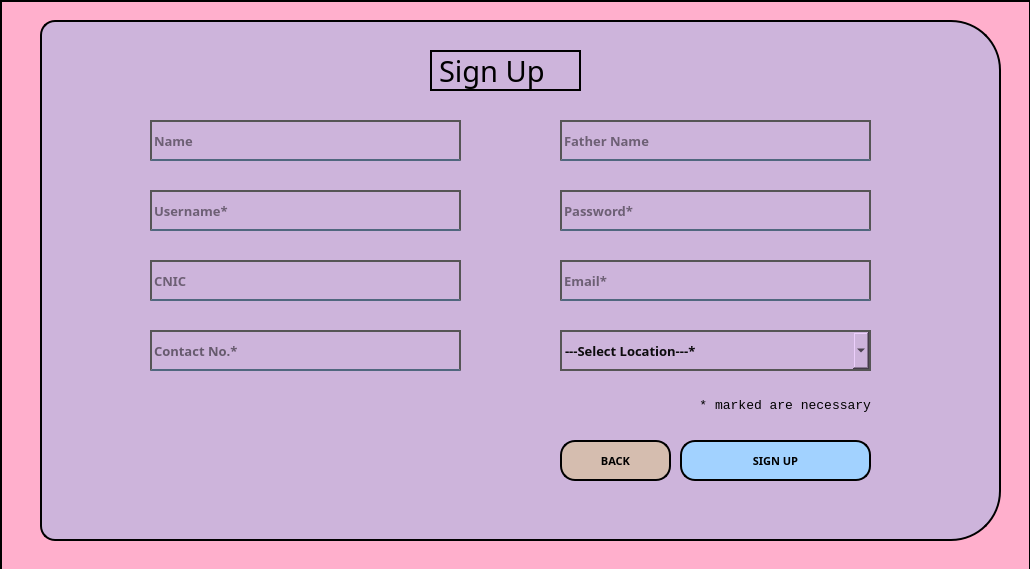
<?xml version="1.0" encoding="UTF-8"?>
<ui version="4.0">
 <class>MainWindow</class>
 <widget class="QMainWindow" name="MainWindow">
  <property name="geometry">
   <rect>
    <x>0</x>
    <y>0</y>
    <width>1030</width>
    <height>569</height>
   </rect>
  </property>
  <property name="windowTitle">
   <string>MainWindow</string>
  </property>
  <widget class="QWidget" name="centralwidget">
   <widget class="QWidget" name="widget" native="true">
    <property name="geometry">
     <rect>
      <x>0</x>
      <y>0</y>
      <width>1031</width>
      <height>571</height>
     </rect>
    </property>
    <property name="styleSheet">
     <string notr="true">background-color: #ffafcc;
border-color: rgb(0, 0, 0);
border: 2px solid black;</string>
    </property>
    <widget class="QLabel" name="label_2">
     <property name="geometry">
      <rect>
       <x>40</x>
       <y>20</y>
       <width>961</width>
       <height>521</height>
      </rect>
     </property>
     <property name="styleSheet">
      <string notr="true">border-top-right-radius:50px;
border-bottom-right-radius:50px;
border-top-left-radius:15px;
border-bottom-left-radius:15px;
background-color: #cdb4db;
 

   

</string>
     </property>
     <property name="text">
      <string/>
     </property>
    </widget>
    <widget class="QLabel" name="label_3">
     <property name="geometry">
      <rect>
       <x>430</x>
       <y>50</y>
       <width>151</width>
       <height>41</height>
      </rect>
     </property>
     <property name="font">
      <font>
       <family>Bauhaus 93</family>
       <pointsize>22</pointsize>
       <weight>50</weight>
       <bold>false</bold>
       <kerning>true</kerning>
      </font>
     </property>
     <property name="styleSheet">
      <string notr="true">background-color: #cdb4db;</string>
     </property>
     <property name="text">
      <string>Sign Up</string>
     </property>
    </widget>
    <widget class="QLineEdit" name="txtContact">
     <property name="geometry">
      <rect>
       <x>150</x>
       <y>330</y>
       <width>311</width>
       <height>41</height>
      </rect>
     </property>
     <property name="font">
      <font>
       <family>Century Gothic</family>
       <pointsize>10</pointsize>
       <weight>75</weight>
       <bold>true</bold>
      </font>
     </property>
     <property name="autoFillBackground">
      <bool>false</bool>
     </property>
     <property name="styleSheet">
      <string notr="true">background-color:rgba(0,0,0,0);
border: 2px solid #555555;
border-bottom:2px solid rgba(46,82,101,200);
color:r#555555;
padding-bottom:0px;	</string>
     </property>
     <property name="alignment">
      <set>Qt::AlignLeading|Qt::AlignLeft|Qt::AlignVCenter</set>
     </property>
     <property name="placeholderText">
      <string>Contact No.*</string>
     </property>
    </widget>
    <widget class="QLineEdit" name="txtPassword">
     <property name="geometry">
      <rect>
       <x>560</x>
       <y>190</y>
       <width>311</width>
       <height>41</height>
      </rect>
     </property>
     <property name="font">
      <font>
       <family>Century Gothic</family>
       <pointsize>10</pointsize>
       <weight>75</weight>
       <bold>true</bold>
      </font>
     </property>
     <property name="styleSheet">
      <string notr="true">border: 2px solid #555555;
background-color:rgba(0,0,0,0);
border-bottom:2px solid rgba(46,82,101,200);
color:rgba(0,0,0,240);
padding-bottom:0px;	</string>
     </property>
     <property name="echoMode">
      <enum>QLineEdit::Password</enum>
     </property>
     <property name="placeholderText">
      <string>Password*</string>
     </property>
    </widget>
    <widget class="QPushButton" name="btnSignUp">
     <property name="geometry">
      <rect>
       <x>680</x>
       <y>440</y>
       <width>191</width>
       <height>41</height>
      </rect>
     </property>
     <property name="font">
      <font>
       <family>Century Gothic</family>
       <pointsize>8</pointsize>
       <weight>75</weight>
       <bold>true</bold>
       <underline>false</underline>
      </font>
     </property>
     <property name="styleSheet">
      <string notr="true">QPushButton {
	background-color: #a2d2ff;
    border-radius: 15px;
    color: black;
    padding: 8px 16px;
}

QPushButton:hover {
	background-color: #bde0fe;
    text-decoration: underline;
}

QPushButton:pressed {
	background-color: #a2d2ff;
}</string>
     </property>
     <property name="text">
      <string>SIGN UP</string>
     </property>
    </widget>
    <widget class="QPushButton" name="btnBack">
     <property name="geometry">
      <rect>
       <x>560</x>
       <y>440</y>
       <width>111</width>
       <height>41</height>
      </rect>
     </property>
     <property name="font">
      <font>
       <family>Century Gothic</family>
       <pointsize>8</pointsize>
       <weight>75</weight>
       <bold>true</bold>
       <underline>false</underline>
      </font>
     </property>
     <property name="styleSheet">
      <string notr="true">QPushButton {
	background-color: #d5bdaf;
    border-radius: 15px;
    color: black;
    padding: 8px 16px;
}

QPushButton:hover {
	background-color: #e3d5ca;
	text-decoration: underline;
}

QPushButton:pressed {
	background-color: #d5bdaf;
}
</string>
     </property>
     <property name="text">
      <string>BACK</string>
     </property>
    </widget>
    <widget class="QLineEdit" name="txtUsername">
     <property name="geometry">
      <rect>
       <x>150</x>
       <y>190</y>
       <width>311</width>
       <height>41</height>
      </rect>
     </property>
     <property name="font">
      <font>
       <family>Century Gothic</family>
       <pointsize>10</pointsize>
       <weight>75</weight>
       <bold>true</bold>
      </font>
     </property>
     <property name="styleSheet">
      <string notr="true">background-color:rgba(0,0,0,0);
border: 2px solid #555555;
border-bottom:2px solid rgba(46,82,101,200);
color:rgba(0,0,0,240);
padding-bottom:0px;	</string>
     </property>
     <property name="alignment">
      <set>Qt::AlignLeading|Qt::AlignLeft|Qt::AlignVCenter</set>
     </property>
     <property name="placeholderText">
      <string>Username*</string>
     </property>
    </widget>
    <widget class="QLineEdit" name="txtEmail">
     <property name="geometry">
      <rect>
       <x>560</x>
       <y>260</y>
       <width>311</width>
       <height>41</height>
      </rect>
     </property>
     <property name="font">
      <font>
       <family>Century Gothic</family>
       <pointsize>10</pointsize>
       <weight>75</weight>
       <bold>true</bold>
      </font>
     </property>
     <property name="styleSheet">
      <string notr="true">background-color:rgba(0,0,0,0);
border: 2px solid #555555;
border-bottom:2px solid rgba(46,82,101,200);
color:rgba(0,0,0,240);
padding-bottom:0px;	</string>
     </property>
     <property name="alignment">
      <set>Qt::AlignLeading|Qt::AlignLeft|Qt::AlignVCenter</set>
     </property>
     <property name="placeholderText">
      <string>Email*</string>
     </property>
    </widget>
    <widget class="QComboBox" name="comboLocation">
     <property name="geometry">
      <rect>
       <x>560</x>
       <y>330</y>
       <width>311</width>
       <height>41</height>
      </rect>
     </property>
     <property name="font">
      <font>
       <family>Century Gothic</family>
       <pointsize>10</pointsize>
       <weight>75</weight>
       <bold>true</bold>
      </font>
     </property>
     <property name="styleSheet">
      <string notr="true">background-color: #cdb4db;
border: 2px solid #555555;
color:rgba(0,0,0,240);</string>
     </property>
     <property name="editable">
      <bool>false</bool>
     </property>
     <property name="currentText">
      <string>---Select Location---*</string>
     </property>
     <property name="currentIndex">
      <number>0</number>
     </property>
     <property name="placeholderText">
      <string notr="true"/>
     </property>
     <property name="duplicatesEnabled">
      <bool>false</bool>
     </property>
     <item>
      <property name="text">
       <string>---Select Location---*</string>
      </property>
     </item>
     <item>
      <property name="text">
       <string>Thokhar Niaz Baig</string>
      </property>
     </item>
     <item>
      <property name="text">
       <string>Town Ship</string>
      </property>
     </item>
     <item>
      <property name="text">
       <string>Yateem Khana</string>
      </property>
     </item>
    </widget>
    <widget class="QLineEdit" name="txtFName">
     <property name="geometry">
      <rect>
       <x>560</x>
       <y>120</y>
       <width>311</width>
       <height>41</height>
      </rect>
     </property>
     <property name="font">
      <font>
       <family>Century Gothic</family>
       <pointsize>10</pointsize>
       <weight>75</weight>
       <bold>true</bold>
      </font>
     </property>
     <property name="styleSheet">
      <string notr="true">background-color:rgba(0,0,0,0);
border: 2px solid #555555;
border-bottom:2px solid rgba(46,82,101,200);
color:rgba(0,0,0,240);
padding-bottom:0px;	</string>
     </property>
     <property name="alignment">
      <set>Qt::AlignLeading|Qt::AlignLeft|Qt::AlignVCenter</set>
     </property>
     <property name="placeholderText">
      <string>Father Name</string>
     </property>
    </widget>
    <widget class="QLineEdit" name="txtCNIC">
     <property name="geometry">
      <rect>
       <x>150</x>
       <y>260</y>
       <width>311</width>
       <height>41</height>
      </rect>
     </property>
     <property name="font">
      <font>
       <family>Century Gothic</family>
       <pointsize>10</pointsize>
       <weight>75</weight>
       <bold>true</bold>
      </font>
     </property>
     <property name="styleSheet">
      <string notr="true">background-color:rgba(0,0,0,0);
border: 2px solid #555555;
border-bottom:2px solid rgba(46,82,101,200);
color:rgba(0,0,0,240);
padding-bottom:0px;	</string>
     </property>
     <property name="alignment">
      <set>Qt::AlignLeading|Qt::AlignLeft|Qt::AlignVCenter</set>
     </property>
     <property name="placeholderText">
      <string>CNIC</string>
     </property>
    </widget>
    <widget class="QLineEdit" name="txtName">
     <property name="geometry">
      <rect>
       <x>150</x>
       <y>120</y>
       <width>311</width>
       <height>41</height>
      </rect>
     </property>
     <property name="font">
      <font>
       <family>Century Gothic</family>
       <pointsize>10</pointsize>
       <weight>75</weight>
       <bold>true</bold>
      </font>
     </property>
     <property name="styleSheet">
      <string notr="true">background-color:rgba(0,0,0,0);
border: 2px solid #555555;
border-bottom:2px solid rgba(46,82,101,200);
color:rgba(0,0,0,240);
padding-bottom:0px;	</string>
     </property>
     <property name="alignment">
      <set>Qt::AlignLeading|Qt::AlignLeft|Qt::AlignVCenter</set>
     </property>
     <property name="placeholderText">
      <string>Name</string>
     </property>
    </widget>
    <widget class="QLabel" name="comments">
     <property name="geometry">
      <rect>
       <x>560</x>
       <y>390</y>
       <width>311</width>
       <height>31</height>
      </rect>
     </property>
     <property name="font">
      <font>
       <family>Courier New</family>
       <pointsize>10</pointsize>
       <kerning>false</kerning>
      </font>
     </property>
     <property name="styleSheet">
      <string notr="true">background-color: rgba(0, 0, 0, 0);
border: 0px;</string>
     </property>
     <property name="text">
      <string>* marked are necessary</string>
     </property>
     <property name="alignment">
      <set>Qt::AlignRight|Qt::AlignTrailing|Qt::AlignVCenter</set>
     </property>
    </widget>
   </widget>
  </widget>
 </widget>
 <resources>
  <include location="../res.qrc"/>
 </resources>
 <connections/>
</ui>
